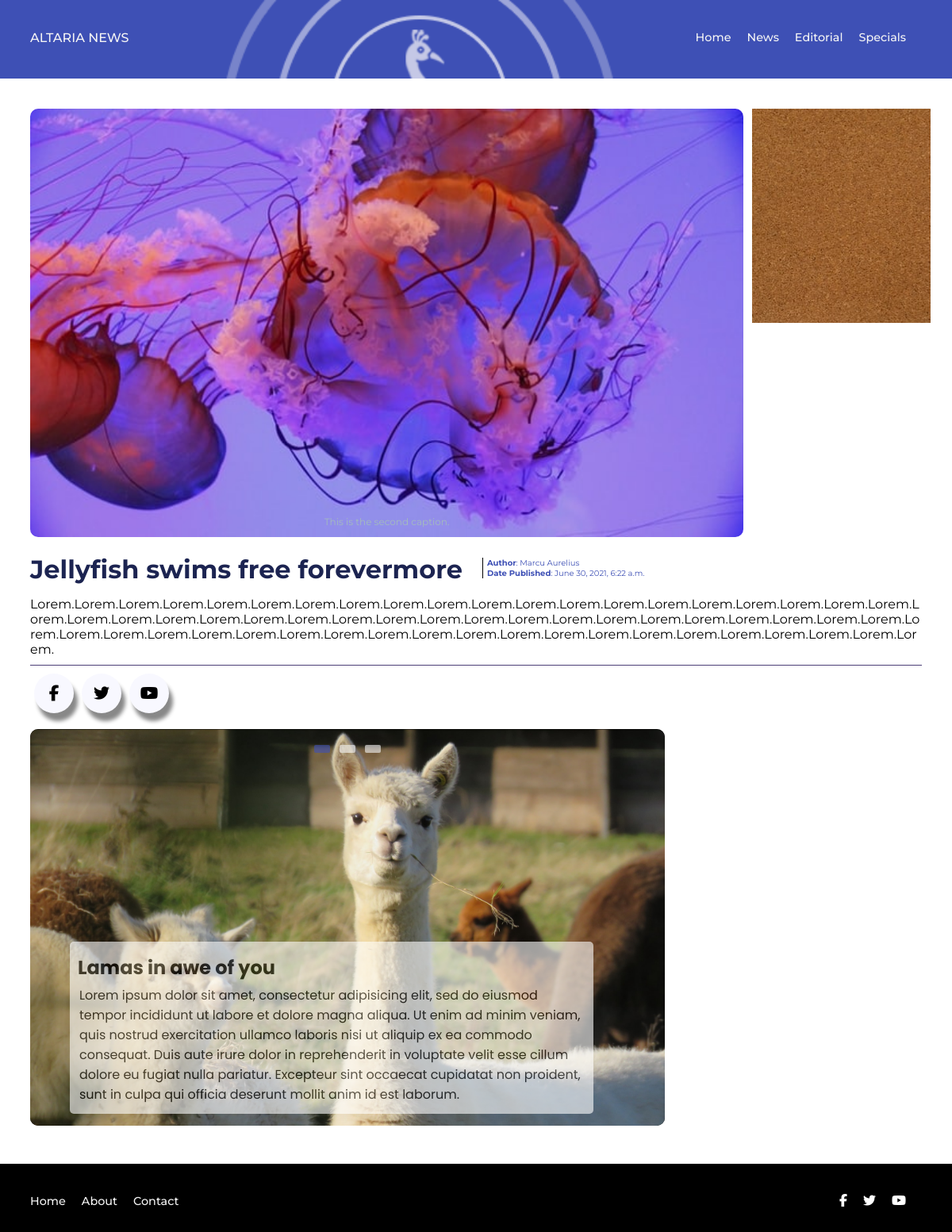
The page / on the database its author committed.
### altaria/models.py (models this page shows)
class Post(models.Model):
	title = models.CharField(max_length=120)
	body = models.TextField()
	pub_date = models.DateTimeField(auto_now_add=True)
	caption = models.TextField(default="",max_length=200)
	image = models.ImageField(blank=True, null=True)
	author = models.CharField(default="", max_length=120)
	def __str__(self):
		return self.title

### altaria/views.py (the view)
# urls.py: path('', view_article)
def view_article(request):
	post_object = Post.objects.first()
	context = {
	'post_object': post_object
	}
	return render(request, "posts/index.html", context)

### altaria/templates/posts/index.html (shortened to what this page needs)
<!DOCTYPE html>
<html lang="en-PH">
<head>
	{% load static %}
	<link rel="stylesheet" href="{% static 'posts/style.css' %}">
</head>
<body>
	<div class= "container">
		<div class="nav-wrapper">
			<div class="nav-left-side">
				<div class="news-brand">
					<div>ALTARIA NEWS</div>
				</div>
			</div>
			<div class="nav-right-side">
				<div class="nav-link-wrapper">
					<a href="index.html">Home</a>
				</div>
				<div class="nav-link-wrapper">
					<a href="index.html">News</a>
				</div>
				<div class="nav-link-wrapper">
					<a href="index.html">Editorial</a>
				</div>
				<div class="nav-link-wrapper">
					<a href="index.html">Specials</a>
				</div>
			</div>
		</div>
		<div class="content-wrapper">
			<div class="news-graphics-wrapper">
				<div class="graphics-box-wrapper-one">
					<div class="img-background">
						{% if post_object.image != None %}
							<img src="{{post_object.image.url}}">
						{% endif %}
						<div class="graphic-txt">{{post_object.caption}}</div>
					</div>
				</div>
				<div class="graphics-box-wrapper-two">
					<div class="img-background" style="background-image:url(media/announcements.jpg)"></div>
				</div>
			</div>
			<div class="article">
				<div class="headline">
					<h1>{{post_object}}</h1>
					<div class="by-line">
						<div class="authors-name"><b>Author</b>: {{post_object.author}}</div>
						<div class="date-of-publication"><b>Date Published</b>: {{post_object.pub_date}}</div>
					</div>
				</div>
				<div class="article-body">
					<p class="lead">{{post_object.body}}</p>
				</div>
			</div>
			<div class="sharing-options">
				<div class="wrapper">
					<div class="button">
						<div class="icon">
							<i class="fab fa-facebook-f"></i>
						</div>
					</div>
					<div class="button">
						<div class="icon">
							<i class="fab fa-twitter"></i>
						</div>
					</div>
					<div class="button">
						<div class="icon">
							<i class="fab fa-youtube"></i>
						</div>
					</div>
				</div>
			</div>
			<div class="more-news">
				<div class="slider">
					<div class="slide active">
						<img src="{% static 'posts/img/lama.jpg' %}">
						<div class="info">
							<h2>Lamas in awe of you</h2>
							<p> Lorem ipsum dolor sit amet, consectetur adipisicing elit, sed do eiusmod
							tempor incididunt ut labore et dolore magna aliqua. Ut enim ad minim veniam,
							quis nostrud exercitation ullamco laboris nisi ut aliquip ex ea commodo
							consequat. Duis aute irure dolor in reprehenderit in voluptate velit esse
							cillum dolore eu fugiat nulla pariatur. Excepteur sint occaecat cupidatat non
							proident, sunt in culpa qui officia deserunt mollit anim id est laborum.</p>
						</div>
					</div>
					<div class="slide">
						<div class="info">
							<h2>Fish out of water</h2>
							<p> Lorem ipsum dolor sit amet, consectetur adipisicing elit, sed do eiusmod
							proident, sunt in culpa qui officia deserunt mollit anim id est laborum.</p>
						</div>
					</div>
					<div class="slide">
						<div class="info">
							<h2>Elephants don't forget</h2>
							<p> Lorem ipsum dolor sit amet, consectetur adipisicing elit, sed do eiusmod
							proident, sunt in culpa qui officia deserunt mollit anim id est laborum.</p>
						</div>
					</div>
					<div class="navigation-markers">
						<div class="slide-icon active"></div>
						<div class="slide-icon"></div>
						<div class="slide-icon"></div>
					</div>
				</div>
			</div>
		</div>
		<div class="footer">
			<div class="nav-wrapper">
				<div class="nav-left-side-footer">
					<div class="nav-link-wrapper">
						<a href="index.html">Home</a>
					</div>
					<div class="nav-link-wrapper">
						<a href="index.html">About</a>
					</div>
					<div class="nav-link-wrapper">
						<a href="index.html">Contact</a>
					</div>
				</div>
				<div class="nav-right-side-footer">
					<div class="nav-link-wrapper-footer">
						<a href="https://facebook.com" class="fab fa-facebook-f"></a>
					</div>
					<div class="nav-link-wrapper-footer">
						<a href="https://twitter.com" class="fab fa-twitter"></a>
					</div>
					<div class="nav-link-wrapper-footer">
						<a href="https://youtube.com class=" class="fab fa-youtube"></a>
					</div>
				</div>
			</div>
		</div>
</body>
</html>

### rows shown on the page
Post: image (picture), caption "This is the second caption.", title "Jellyfish swims free forevermore", author "Marcu Aurelius", pub_date "June 30, 2021, 6:22 a.m.", body "Lorem.Lorem.Lorem.Lorem.Lorem.Lorem.Lorem.Lorem.Lorem.Lorem.Lorem.Lorem.Lorem.Lorem.Lorem.Lorem.Lorem.Lorem.Lorem.Lorem.Lorem.Lorem.Lorem.Lorem.Lorem.Lorem.Lorem.Lorem.Lorem.Lorem.Lorem.Lorem.Lorem.Lorem.Lorem.Lorem.Lorem.Lorem.Lorem.Lorem.Lorem.Lorem.Lorem.Lorem.Lorem.Lorem.Lorem.Lorem.Lorem.Lorem.Lorem.Lorem.Lorem.Lorem.Lorem.Lorem.Lorem.Lorem.Lorem.Lorem.Lorem."
